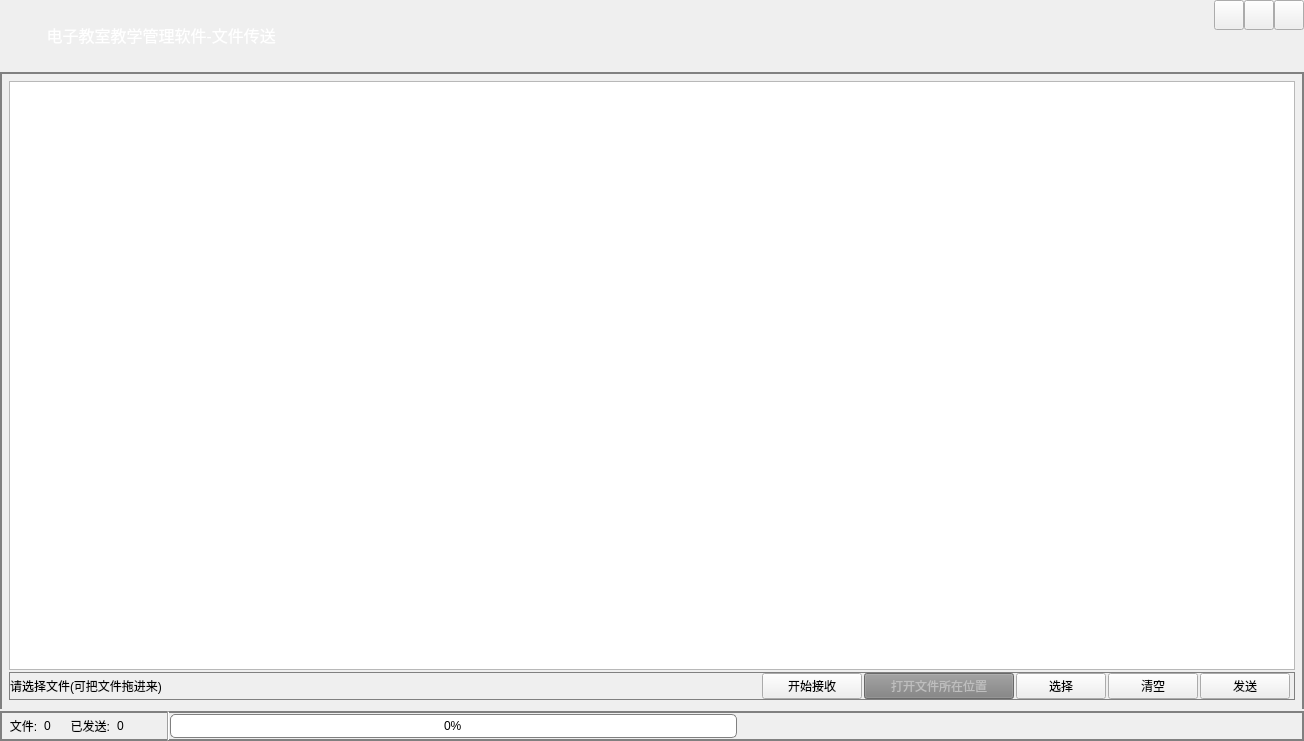
<?xml version="1.0" encoding="UTF-8"?>
<ui version="4.0">
 <class>TranportFileWidget</class>
 <widget class="QWidget" name="TranportFileWidget">
  <property name="geometry">
   <rect>
    <x>0</x>
    <y>0</y>
    <width>1304</width>
    <height>741</height>
   </rect>
  </property>
  <property name="windowTitle">
   <string>Form</string>
  </property>
  <property name="styleSheet">
   <string notr="true">
QProgressBar{
border: 1px solid grey;
border-radius: 5px;
text-align: center;
}
QProgressBar::chunk
{
background-color: #CD96CD;
width: 10px;
margin: 0.5px;
}  

QLabel
{
text-align:center;
}</string>
  </property>
  <layout class="QVBoxLayout" name="verticalLayout_2">
   <property name="spacing">
    <number>2</number>
   </property>
   <property name="leftMargin">
    <number>0</number>
   </property>
   <property name="topMargin">
    <number>0</number>
   </property>
   <property name="rightMargin">
    <number>0</number>
   </property>
   <property name="bottomMargin">
    <number>0</number>
   </property>
   <item>
    <widget class="QWidget" name="TranTitle" native="true">
     <property name="minimumSize">
      <size>
       <width>0</width>
       <height>70</height>
      </size>
     </property>
     <property name="maximumSize">
      <size>
       <width>16777215</width>
       <height>70</height>
      </size>
     </property>
     <layout class="QHBoxLayout" name="horizontalLayout_2">
      <property name="spacing">
       <number>0</number>
      </property>
      <property name="leftMargin">
       <number>0</number>
      </property>
      <property name="topMargin">
       <number>0</number>
      </property>
      <property name="rightMargin">
       <number>0</number>
      </property>
      <property name="bottomMargin">
       <number>0</number>
      </property>
      <item>
       <widget class="QLabel" name="label_3">
        <property name="minimumSize">
         <size>
          <width>30</width>
          <height>30</height>
         </size>
        </property>
        <property name="maximumSize">
         <size>
          <width>30</width>
          <height>30</height>
         </size>
        </property>
        <property name="text">
         <string/>
        </property>
        <property name="pixmap">
         <pixmap resource="image.qrc">:/images/images/else/icon1.png</pixmap>
        </property>
       </widget>
      </item>
      <item>
       <widget class="QLabel" name="label_2">
        <property name="font">
         <font>
          <family>Algerian</family>
          <pointsize>12</pointsize>
         </font>
        </property>
        <property name="styleSheet">
         <string notr="true">QLabel
{
	color:white;
}</string>
        </property>
        <property name="text">
         <string>    电子教室教学管理软件-文件传送</string>
        </property>
       </widget>
      </item>
      <item>
       <spacer name="horizontalSpacer_2">
        <property name="orientation">
         <enum>Qt::Horizontal</enum>
        </property>
        <property name="sizeHint" stdset="0">
         <size>
          <width>40</width>
          <height>20</height>
         </size>
        </property>
       </spacer>
      </item>
      <item>
       <layout class="QVBoxLayout" name="verticalLayout_3">
        <property name="spacing">
         <number>0</number>
        </property>
        <item>
         <layout class="QHBoxLayout" name="horizontalLayout_3">
          <property name="spacing">
           <number>0</number>
          </property>
          <item>
           <widget class="QPushButton" name="minBtn">
            <property name="minimumSize">
             <size>
              <width>30</width>
              <height>30</height>
             </size>
            </property>
            <property name="maximumSize">
             <size>
              <width>30</width>
              <height>30</height>
             </size>
            </property>
            <property name="text">
             <string/>
            </property>
           </widget>
          </item>
          <item>
           <widget class="QPushButton" name="maxBtn">
            <property name="minimumSize">
             <size>
              <width>30</width>
              <height>30</height>
             </size>
            </property>
            <property name="maximumSize">
             <size>
              <width>30</width>
              <height>30</height>
             </size>
            </property>
            <property name="text">
             <string/>
            </property>
           </widget>
          </item>
          <item>
           <widget class="QPushButton" name="closeBtn">
            <property name="minimumSize">
             <size>
              <width>30</width>
              <height>30</height>
             </size>
            </property>
            <property name="maximumSize">
             <size>
              <width>30</width>
              <height>30</height>
             </size>
            </property>
            <property name="text">
             <string/>
            </property>
           </widget>
          </item>
         </layout>
        </item>
        <item>
         <spacer name="verticalSpacer">
          <property name="orientation">
           <enum>Qt::Vertical</enum>
          </property>
          <property name="sizeHint" stdset="0">
           <size>
            <width>20</width>
            <height>40</height>
           </size>
          </property>
         </spacer>
        </item>
       </layout>
      </item>
     </layout>
    </widget>
   </item>
   <item>
    <widget class="QWidget" name="tranW" native="true">
     <property name="styleSheet">
      <string notr="true">QWidget#tranW
{
border: 1.5px solid gray;
border-bottom: none;
}

QPushButton:!enabled
{
	background:gray;
}</string>
     </property>
     <layout class="QVBoxLayout" name="verticalLayout">
      <property name="spacing">
       <number>2</number>
      </property>
      <item>
       <widget class="QTableWidget" name="tableWidget"/>
      </item>
      <item>
       <widget class="QWidget" name="m" native="true">
        <property name="styleSheet">
         <string notr="true">QWidget#m
{
border: 1px solid gray;
}

QPushButton:!enabled
{
	background:gray;
}</string>
        </property>
        <layout class="QHBoxLayout" name="horizontalLayout">
         <property name="spacing">
          <number>2</number>
         </property>
         <property name="leftMargin">
          <number>1</number>
         </property>
         <property name="topMargin">
          <number>1</number>
         </property>
         <property name="rightMargin">
          <number>5</number>
         </property>
         <property name="bottomMargin">
          <number>1</number>
         </property>
         <item>
          <widget class="QLabel" name="label">
           <property name="text">
            <string>请选择文件(可把文件拖进来)</string>
           </property>
          </widget>
         </item>
         <item>
          <spacer name="horizontalSpacer">
           <property name="orientation">
            <enum>Qt::Horizontal</enum>
           </property>
           <property name="sizeHint" stdset="0">
            <size>
             <width>40</width>
             <height>20</height>
            </size>
           </property>
          </spacer>
         </item>
         <item>
          <widget class="QPushButton" name="startRecBtn">
           <property name="minimumSize">
            <size>
             <width>100</width>
             <height>0</height>
            </size>
           </property>
           <property name="text">
            <string>开始接收</string>
           </property>
          </widget>
         </item>
         <item>
          <widget class="QPushButton" name="openFilePathBtn">
           <property name="enabled">
            <bool>false</bool>
           </property>
           <property name="minimumSize">
            <size>
             <width>150</width>
             <height>0</height>
            </size>
           </property>
           <property name="text">
            <string>打开文件所在位置</string>
           </property>
          </widget>
         </item>
         <item>
          <widget class="QPushButton" name="selectBtn1">
           <property name="minimumSize">
            <size>
             <width>90</width>
             <height>0</height>
            </size>
           </property>
           <property name="text">
            <string>选择</string>
           </property>
          </widget>
         </item>
         <item>
          <widget class="QPushButton" name="pushButton">
           <property name="minimumSize">
            <size>
             <width>90</width>
             <height>0</height>
            </size>
           </property>
           <property name="text">
            <string>清空</string>
           </property>
          </widget>
         </item>
         <item>
          <widget class="QPushButton" name="sendBtn1">
           <property name="minimumSize">
            <size>
             <width>90</width>
             <height>0</height>
            </size>
           </property>
           <property name="text">
            <string>发送</string>
           </property>
          </widget>
         </item>
        </layout>
       </widget>
      </item>
     </layout>
    </widget>
   </item>
   <item>
    <widget class="QWidget" name="Hw" native="true">
     <property name="minimumSize">
      <size>
       <width>0</width>
       <height>30</height>
      </size>
     </property>
     <property name="maximumSize">
      <size>
       <width>16777215</width>
       <height>60</height>
      </size>
     </property>
     <property name="styleSheet">
      <string notr="true">QWidget#Hw
{
border: 2px solid gray;

}</string>
     </property>
     <layout class="QHBoxLayout" name="horizontalLayout_13">
      <property name="spacing">
       <number>0</number>
      </property>
      <property name="leftMargin">
       <number>0</number>
      </property>
      <property name="topMargin">
       <number>0</number>
      </property>
      <property name="rightMargin">
       <number>0</number>
      </property>
      <property name="bottomMargin">
       <number>0</number>
      </property>
      <item>
       <widget class="QLabel" name="label_16">
        <property name="text">
         <string>   文件:  </string>
        </property>
       </widget>
      </item>
      <item>
       <widget class="QLabel" name="laFileCount">
        <property name="minimumSize">
         <size>
          <width>20</width>
          <height>0</height>
         </size>
        </property>
        <property name="text">
         <string>0</string>
        </property>
       </widget>
      </item>
      <item>
       <widget class="QLabel" name="label_18">
        <property name="text">
         <string>  已发送:  </string>
        </property>
       </widget>
      </item>
      <item>
       <widget class="QLabel" name="labSuccessCount">
        <property name="minimumSize">
         <size>
          <width>50</width>
          <height>0</height>
         </size>
        </property>
        <property name="text">
         <string>0</string>
        </property>
       </widget>
      </item>
      <item>
       <widget class="Line" name="line_11">
        <property name="orientation">
         <enum>Qt::Vertical</enum>
        </property>
       </widget>
      </item>
      <item>
       <widget class="QProgressBar" name="progressBar">
        <property name="maximumSize">
         <size>
          <width>16777215</width>
          <height>16777215</height>
         </size>
        </property>
        <property name="value">
         <number>0</number>
        </property>
       </widget>
      </item>
      <item>
       <spacer name="horizontalSpacer_3">
        <property name="orientation">
         <enum>Qt::Horizontal</enum>
        </property>
        <property name="sizeHint" stdset="0">
         <size>
          <width>40</width>
          <height>20</height>
         </size>
        </property>
       </spacer>
      </item>
     </layout>
    </widget>
   </item>
  </layout>
 </widget>
 <resources>
  <include location="image.qrc"/>
 </resources>
 <connections/>
</ui>
